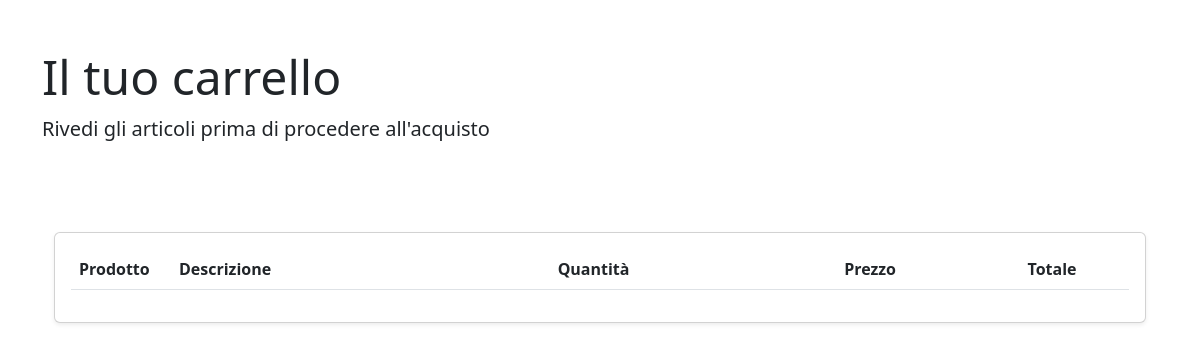
The app's page /core/ (signed in), older data.
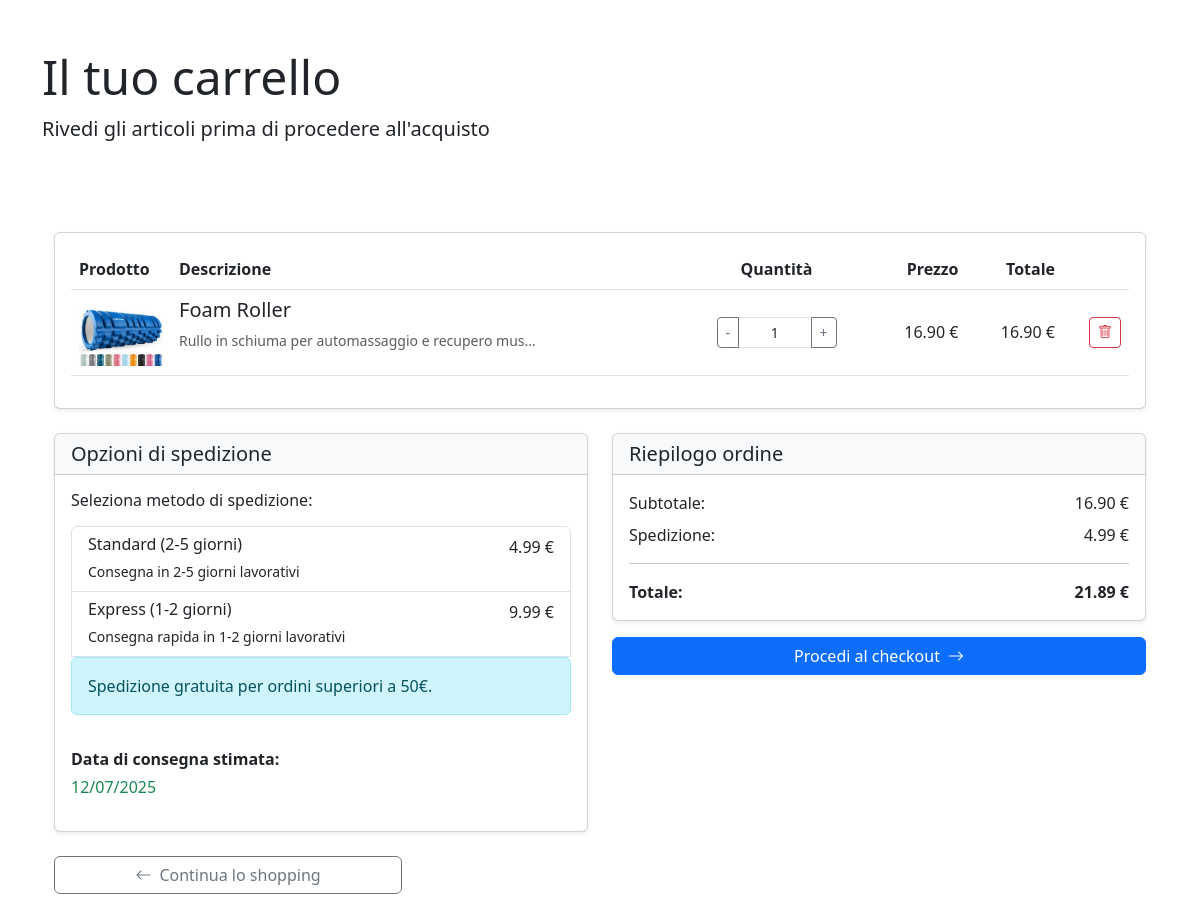
The same page, newer data.
### core/models.py (models this page shows, shortened)
class CartItem(models.Model):
    cart = models.ForeignKey(Cart, on_delete=models.CASCADE, related_name='items')
    product = models.ForeignKey(Product, on_delete=models.CASCADE)
    quantity = models.PositiveIntegerField(default=1)
    class Meta:
        unique_together = ('cart', 'product') # Ensures a product is only once in a core
    def get_total_price(self):
        return self.quantity * self.product.price

### products/models.py (models this page shows, shortened)
class Product(models.Model):
    category = models.ManyToManyField(Category)
    name = models.CharField(max_length=200, unique=True)
    description = models.TextField(blank=True)
    price = models.DecimalField(max_digits=10, decimal_places=2)
    stock = models.PositiveIntegerField()
    available = models.BooleanField(default=True)
    created = models.DateTimeField(auto_now_add=True)
    updated = models.DateTimeField(auto_now=True)
    image = models.ImageField(upload_to='product_images/', blank=True, null=True)
    added_by = models.ForeignKey('users.CustomUser', on_delete=models.SET_NULL, related_name='products_added', null=True, blank=True)
    modified_by = models.ForeignKey('users.CustomUser', on_delete=models.SET_NULL, related_name='products_modified', null=True, blank=True)
    class Meta:
        ordering = ('name',)

### core/views.py (the view)
# urls.py: path('', view_cart, name='view_cart'),
@login_required
def view_cart(request):
    cart, created = Cart.objects.get_or_create(user=request.user)
    items = cart.items.all()
    old_shipping_method = request.session.get('shipping_method', 'standard')
    shipping_method_changed = False
    if request.method == 'POST':
        shipping_form = ShippingForm(request.POST)
        if shipping_form.is_valid():
            new_shipping_method = shipping_form.cleaned_data['shipping_method']
            if old_shipping_method != new_shipping_method:
                shipping_method_changed = True
            request.session['shipping_method'] = new_shipping_method
    else:
        shipping_form = ShippingForm(initial={'shipping_method': old_shipping_method})
    shipping_method = request.session.get('shipping_method', 'standard')
    subtotal = cart.total_price()
    shipping_cost = Decimal('4.99')
    if shipping_method == 'standard':
        shipping_cost = Decimal('4.99')
    elif shipping_method == 'express':
        shipping_cost = Decimal('9.99')
    if subtotal >= 50:
        shipping_cost = Decimal('0.00')
    total = subtotal + shipping_cost
    delivery_date_str = request.session.get('delivery_date')
    if (delivery_date_str is None or shipping_method_changed) or (subtotal >= 50):
        today = datetime.now().date()
        if shipping_method == 'express' or subtotal >= 50:
            delivery_date = today + timedelta(days=2)
        else:
            delivery_date = today + timedelta(days=5)
        formatted_delivery_date = delivery_date.strftime('%d/%m/%Y')
        request.session['delivery_date'] = formatted_delivery_date
    else:
        formatted_delivery_date = delivery_date_str
    context = {
        'cart': cart,
        'items': items,
        'shipping_form': shipping_form,
        'subtotal': subtotal,
        'shipping_cost': shipping_cost,
        'total': total,
        'delivery_date': formatted_delivery_date
    }
    request.session['checkout_data'] = {
        'subtotal': str(subtotal),
        'shipping_cost': str(shipping_cost),
        'total': str(total),
        'delivery_date': formatted_delivery_date,
        'shipping_method': shipping_method,
    }
    return render(request, 'core/view_cart.html', context)

### core/forms.py
class ShippingForm(forms.Form):
    SHIPPING_CHOICES = [
        ('standard', 'Standard (2-5 giorni): 4.99€'),
        ('express', 'Express (1-2 giorni): 9.99€'),
    ]
    shipping_method = forms.ChoiceField(
        choices=SHIPPING_CHOICES,
        widget=forms.RadioSelect,
        initial='standard',
        label='Metodo di spedizione'
    )

### core/models.py (called while the page is built)
    def total_price(self):
        return sum(item.get_total_price() for item in self.items.all())

### templates/core/view_cart.html (shortened to what the changed rows need)
{% extends "base.html" %}
{% block content %}
<div class="container py-5">
    <div class="row mb-4">
        <div class="col">
            <h1 class="display-5">Il tuo carrello</h1>
        </div>
    </div>
    <div class="container py-5">
    <div class="card shadow-sm">
        <div class="card-body">
            <div class="table-responsive">
                <table class="table align-middle">
                    <thead>
                        <tr>
                            <th scope="col" width="100">Prodotto</th>
                            <th scope="col">Descrizione</th>
                            <th scope="col" class="text-center">Quantità</th>
                            <th scope="col" class="text-end">Prezzo</th>
                            <th scope="col" class="text-end">Totale</th>
                            <th scope="col"></th>
                        </tr>
                    </thead>
                    <tbody>
                        {% for item in items %}
                        <tr>
                            <td>
                                {% if item.product.image %}
                                    <img src="{{ item.product.image.url }}" class="card-img-top" alt="{{ product.name }}">
                                {% else %}
                                    <img src='https://www.placehold.co/30x20' class="card-img-top" alt="{{ product.name }}">
                                {% endif %}
                            </td>
                            <td>
                                <h5>{{ item.product.name }}</h5>
                                <p class="text-muted small">{{ item.product.description|truncatechars:50 }}</p>
                            </td>
                            <td class="text-center">
                                <form method="post" action="{% url 'core:update_item' item.id %}" class="d-flex justify-content-center">
                                    <div class="input-group input-group-sm" style="width: 120px;">
                                        <button type="submit" name="decrease" value="1" class="btn btn-outline-secondary">-</button>
                                        <input  name="quantity" class="form-control text-center" value="{{ item.quantity }}" min="0" max="99">
                                        <button type="submit" name="increase" value="1" class="btn btn-outline-secondary">+</button>
                                    </div>
                                </form>
                            </td>
                            <td class="text-end">{{ item.product.price }} €</td>
                            <td class="text-end">{{ item.get_total_price }} €</td>
                            <td class="text-end">
                                <form method="post" action="{% url 'core:remove_item' item.id %}" class="d-inline">
                                    <button type="submit" class="btn btn-sm btn-outline-danger">
                                        <i class="bi bi-trash"></i>
                                    </button>
                                </form>
                            </td>
                        </tr>
                        {% endfor %}
                    </tbody>
                </table>
            </div>
        </div>
    </div>
    {% if cart.items.exists %}
    <div class="row mt-4">
        <div class="col-md-6">
            <div class="card shadow-sm">
                <div class="card-header bg-light">
                    <h5 class="mb-0">Opzioni di spedizione</h5>
                </div>
                <div class="card-body">
                    <h6 class="mb-3">Seleziona metodo di spedizione:</h6>
                    <div class="list-group mb-3">
                        <a href="{% url 'core:update_shipping' 'standard' %}"
                            class="list-group-item list-group-item-action {% if request.session.shipping_method == 'standard' %}active{% endif %}">
                        <div class="d-flex w-100 justify-content-between">
                            <h6 class="mb-1">Standard (2-5 giorni)</h6>
                        <span>4.99 €</span>
                        </div>
                        <small>Consegna in 2-5 giorni lavorativi</small>
                        </a>
                        <a href="{% url 'core:update_shipping' 'express' %}"
                           class="list-group-item list-group-item-action {% if request.session.shipping_method == 'express' %}active{% endif %}">
                            <div class="d-flex w-100 justify-content-between">
                                <h6 class="mb-1">Express (1-2 giorni)</h6>
                                <span>9.99 €</span>
                            </div>
                            <small>Consegna rapida in 1-2 giorni lavorativi</small>
                        </a>
                        {% if subtotal >= 50 %}
                        <div class="list-group-item list-group-item-success">
                            <div class="d-flex w-100 justify-content-between">
                                <h6 class="mb-1">Spedizione gratuita</h6>
                                <span>0.00 €</span>
                            </div>
                            <small>Il tuo ordine supera i 50€ e ha diritto alla spedizione gratuita!</small>
                        </div>
                        {% else %}
                            <div class="alert alert-info mb-3">
                                Spedizione gratuita per ordini superiori a 50€.
                            </div>
                        {% endif %}
                        </div>
                        <div class="mt-3">
                            <p class="mb-1"><strong>Data di consegna stimata:</strong></p>
                            <p class="text-success">{{ delivery_date }}</p>
                        </div>
                    </div>
                </div>
            </div>
        <div class="col-md-6">
            <div class="card shadow-sm">
                <div class="card-header bg-light">
                    <h5 class="mb-0">Riepilogo ordine</h5>
                </div>
                <div class="card-body">
                    <div class="d-flex justify-content-between mb-2">
                        <span>Subtotale:</span>
                        <span>{{ subtotal }} €</span>
                    </div>
                    <div class="d-flex justify-content-between mb-2">
                        <span>Spedizione:</span>
                        <span>{{ shipping_cost }} €</span>
                    </div>
                    <hr>
                    <div class="d-flex justify-content-between mb-0">
                        <strong>Totale:</strong>
                        <strong>{{ total }} €</strong>
                    </div>
                </div>
            </div>
            <div class="d-grid gap-2 mt-3">
                <a href="{% url 'core:checkout' %}" class="btn btn-primary">
                    Procedi al checkout<i class="bi bi-arrow-right ms-2"></i>
                </a>
            </div>
        </div>
    </div>
    <div class="row mt-4">
        <div class="col-md-4">
            <a href="{% url 'users:user_home_page' %}" class="btn btn-outline-secondary w-100">
                <i class="bi bi-arrow-left me-2"></i>Continua lo shopping
            </a>
        </div>
    </div>
    {% endif %}
</div>
{% endblock %}

Row changes from the older to the newer data that the page shows:
added CartItem: product.image (picture), product.name "Foam Roller", product.description "Rullo in schiuma per automassaggio e recupero mus…", quantity "1", product.price "16.90", get_total_price "16.90"
Text that changed along with them:
{{ delivery_date }}: (not shown) → "12/07/2025"
{{ subtotal }}: (not shown) → "16.90"
{{ shipping_cost }}: (not shown) → "4.99"
{{ total }}: (not shown) → "21.89"
text now shown: "Opzioni di spedizione Seleziona metodo di spedizione: Standard (2-5 giorni) 4.99 € Consegna in 2-5 giorni lavorativi Express (1-2 giorni) 9.99 € Consegna rapida in 1-2 giorni lavorativi Spedizione gratuita per ordini superiori a 50€. Data di consegna stimata: Riepilogo ordine Subtotale: € Spedizione: € Totale: € Procedi al checkout Continua lo shopping"
